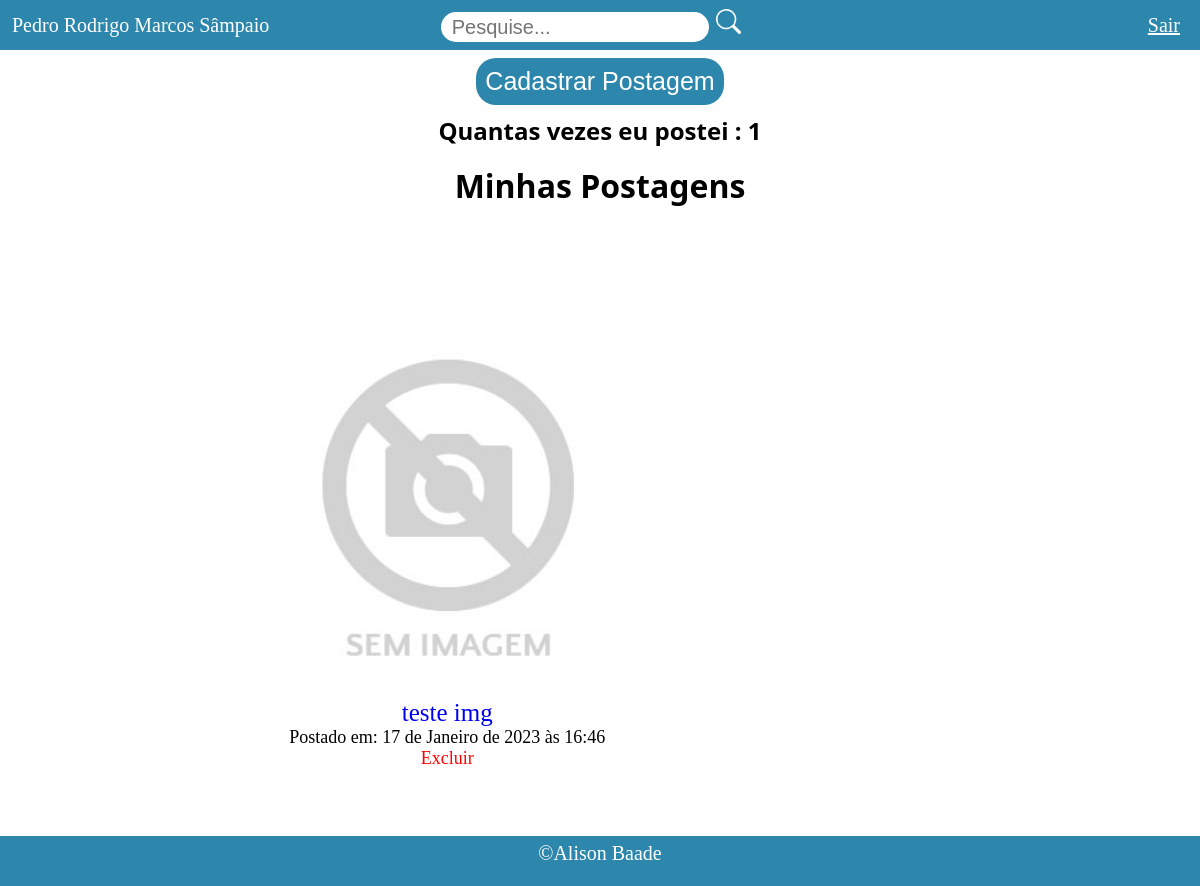
The app's page /posts/home/ (signed in), older data.
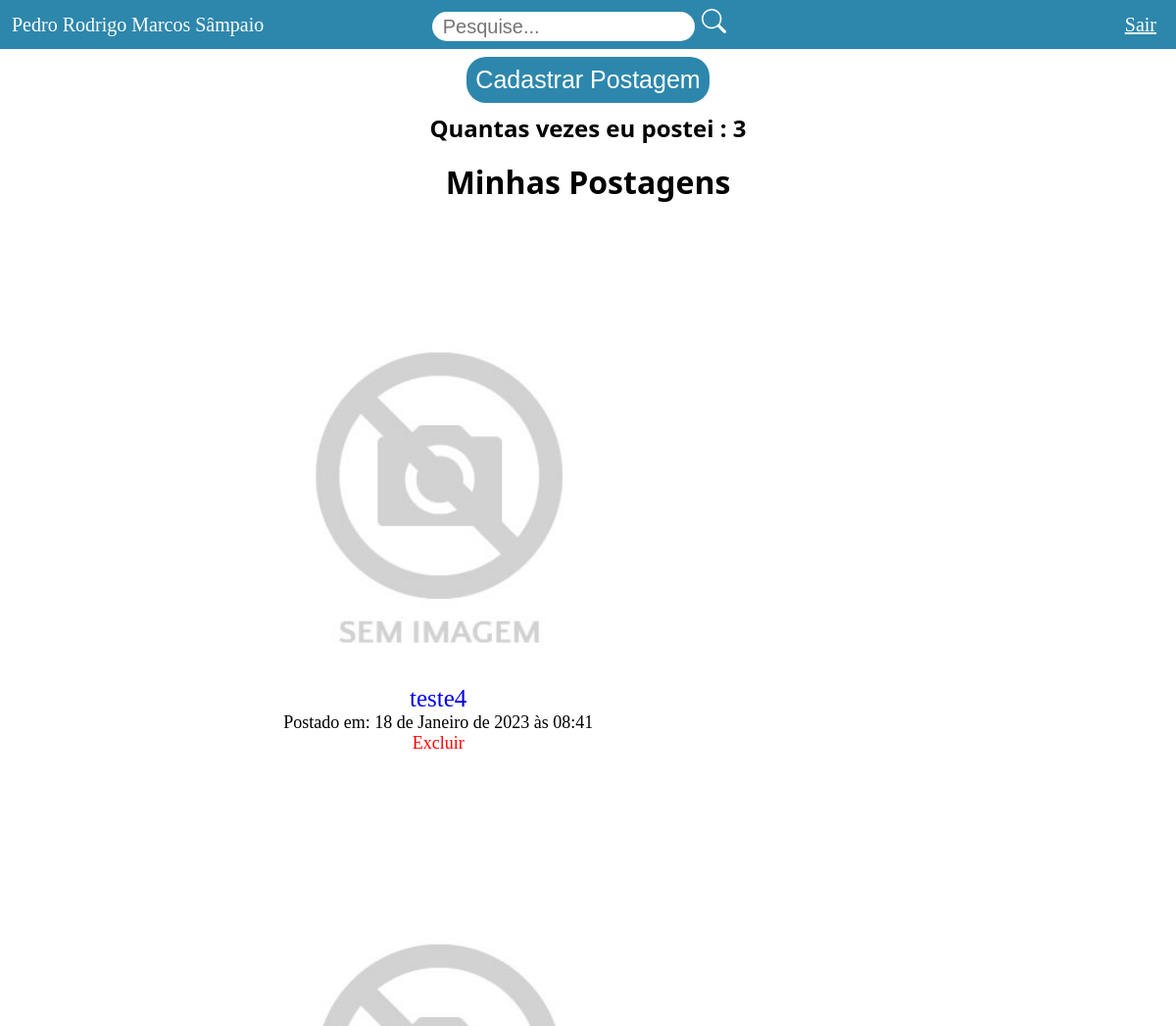
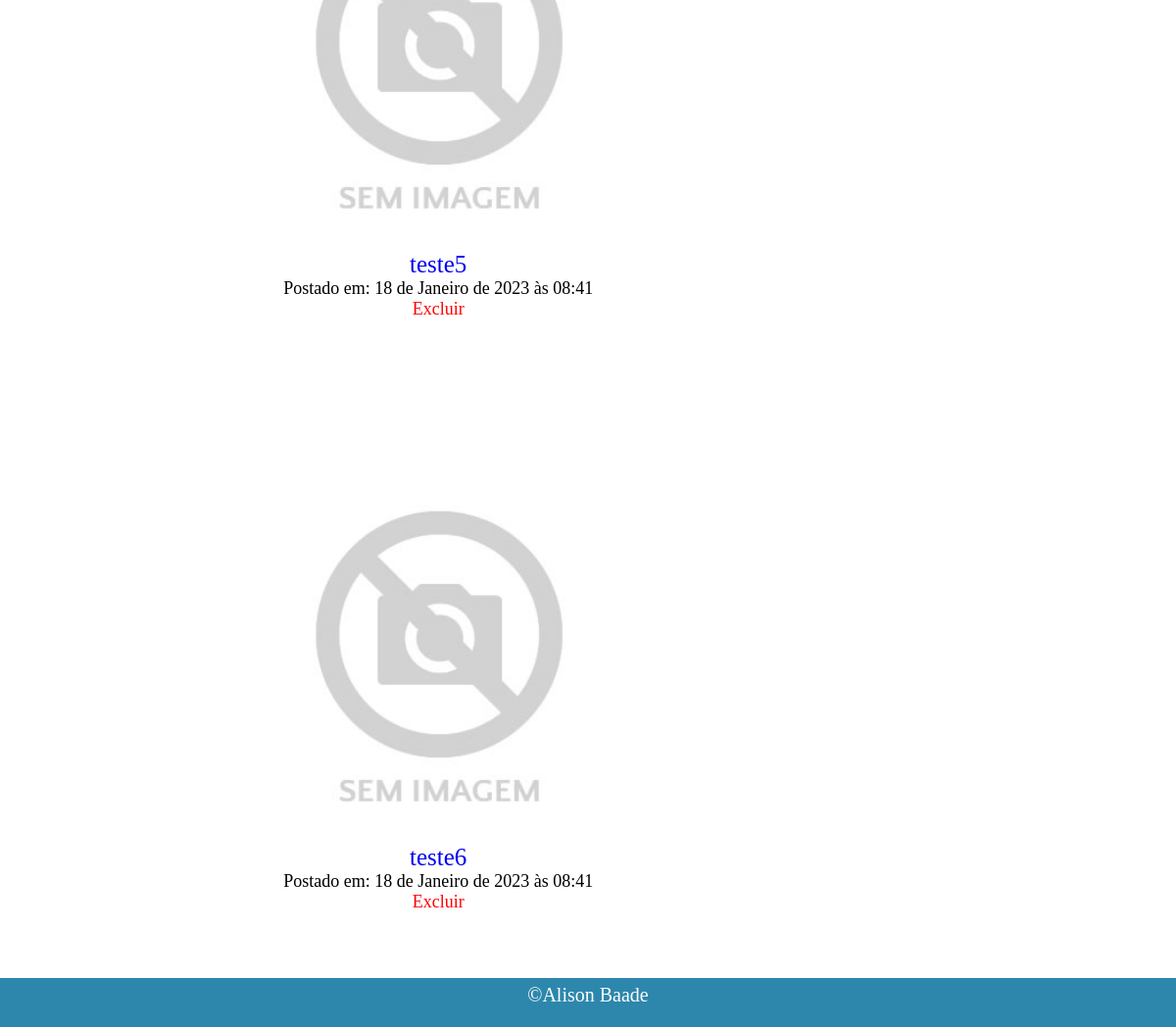
The same page, newer data (2 pictures, top to bottom).
### perfilUser/models.py (models this page shows)
class Usuario(models.Model):
    nivel_acesso = (
        ('AD', 'Administrador'),
        ('AU', 'Autor'),
        ('CO', 'Comum')
    )
    sexo = (
        ('M', 'Masculino'),
        ('F', 'Feminio')
    )
    nome = models.CharField(max_length=50)
    email = models.EmailField()
    tipo = models.CharField(max_length=2, choices=nivel_acesso,)
    senha = models.CharField(max_length=64)
    data_nascimento = models.DateField(blank=True, null=True)
    sexo_usuario = models.CharField(max_length=1,choices=sexo, default=sexo[0], blank=True, null=True)
    class Meta:
        ordering = ['nome']
    def __str__(self):
        return self.nome

### Postagem/models.py (models this page shows, shortened)
class Post(models.Model):
    imagem = models.ImageField(upload_to='img_principal', default='img_principal/sem-img.jpg')
    titulo = models.CharField(max_length=100)
    categoria = models.ForeignKey(Categoria, on_delete=models.CASCADE)
    autor = models.ForeignKey(Usuario, on_delete=models.CASCADE)
    data_cadastro = models.DateTimeField(default=datetime.now, null=True)
    conteudo = models.TextField(max_length=1000)

### Postagem/views.py (the view)
# urls.py: path('home/', views.home, name='home'),
def home(request):
        usuario_req = request.session.get('usuario')
        usuario = Usuario.objects.filter(id=usuario_req).first()
        usuario_logado = usuario
        post = Post.objects.filter(autor=usuario)
        qnt_post = post.count()
        if usuario.tipo == 'AU' :
            return render(request, 'home.html',{'usuario_logado' : usuario_logado,
                                                'usuario_autor' : usuario,
                                                'post': post,
                                                'qnt_post' : qnt_post})
        else:
            return HttpResponse('Você não tem acesso a esta parte')

### Postagem/templates/home.html (shortened to what this page needs)
<body>
    {% include 'header.html' %}
    <div class="body-conf">
        <div class="d-flex flex-dir alg-itens-center btn-margin-top">
            <a class="text-decoration a-cad-post font-sans" href="{% url 'cadastrar_post' %}">Cadastrar Postagem</a>
            <h2 class="h1-font">Quantas vezes eu postei : {{ qnt_post }}</h2>
        </div>
        <div class="d-flex jus-cont-center div-h1">
            <h1 class="h1-font">Minhas Postagens</h1>
        </div>
        <section class="d-flex flex-wrap flex-dir-unset">
            {% for post in post %}
            <div class="div-post">
                <img style="width: 400px;" src="{{post.imagem.url}}">
                <div class="d-flex flex-dir alg-itens-center font-a">
                    <a class="text-decoration a-titulo" href="{% url 'edit_post' post.id %}">{{ post.titulo }}</a>
                    <p>Postado em: {{post.data_cadastro}}</p>
                    <a class="text-decoration btn-excluir" href="{% url 'excluir_post' post.id %}" id="{{post.id}}">Excluir</a>
                </div>
            </div>
            {% endfor %}
        </section>
    </div>
    {% include 'footer.html' %}
</body>

### templates/header.html (shortened to what this page needs)
{% load static %}
<!DOCTYPE html>
<html lang="pt-br">
<head>
    <link rel="stylesheet" href="{% static 'perfilUser/css/style.css' %}">
</head>
<header>
    <nav class="nav-header width-100 d-flex flex-dir-initial jus-cont-between alg-itens-center">
        <div class="div-nome-us">
            <p class="input-usuario">{{usuario_logado}}</p>
        </div>
        <div class="div-search">
            <div class="width-100">
                <form method="GET" id="search-form">
                    <input placeholder="Pesquise..." class="input-search" type="text" id="search" name="search" value="{{request.GET.search}}">
                </form>
            </div>
        </div>
        <div class="div-sair">
            <a class="input-sair" href="{% url 'logout' %}">Sair</a>
        </div>
    </nav>
</header>

### templates/footer.html (shortened to what this page needs)
{% load static %}
<footer>
    <div class="div-footer width-100 d-flex jus-cont-center">
        <p class="p-footer">&copy;Alison Baade</p>
    </div>
</footer>
</html>

### perfilUser/static/perfilUser/css/style.css (style rules this page uses)
* { margin: 0; padding: 0; }
.flex-dir { flex-direction: column; }
.flex-dir-unset { flex-direction: unset; }
.flex-dir-initial { flex-direction: initial; }
.alg-itens-center { align-items: center; }
.d-flex { display: flex; }
.flex-wrap { flex-wrap: wrap; }
.jus-cont-center { justify-content: center; }
.jus-cont-between { justify-content: space-between; }
.cursor-pointer { cursor: pointer; }
.text-decoration { text-decoration: none; }
.body-conf { background-color: #ffffff; margin-left: 15%; margin-right: 15%; }
.width-100 { width: 100%; }
.nav-header { background-color: #2d87ac; height: 50px; }
.div-search { width: 28%; }
.div-nome-us { width: 32%; margin-left: 1%; }
.div-sair { width: 32%; text-align: end; }
.input-search { height: 30px; margin: 0.8%; width: 80%; border: 1px solid transparent; border-radius: 20px; font-size: 20px; padding: 10px; }
.icon-src { width: 25px; height: 25px; margin-top: 1%; color: #ffffff; }
.input-sair { color: #ffffff; font-size: 20px; margin-right: 20px; }
.input-usuario { font-size: 20px; color: #ffffff; margin-right: 12%; }
.div-footer { background-color: #2d87ac; height: 50px; }
.p-footer { color: #ffffff; font-size: 20px; margin-top: 0.5%; }
.font-a { font-size: 18px; }
.div-h1 { margin-top: 2%; margin-bottom: 3%; }
.h1-font { font-family: system-ui; }
.a-cad-post { font-size: 25px; background-color: #2d87ac; color: #ffffff; border: 1px solid transparent; border-radius: 20px; padding: 8px; margin-bottom: 1%; }
.font-sans { font-family: sans-serif; }
.div-post { margin: 8%; }
.btn-excluir { color: red; }
.a-titulo { font-size: 25px; }
.btn-margin-top { margin-top: 1%; }

Row changes from the older to the newer data that the page shows:
removed Post: imagem (picture), titulo "teste img", data_cadastro "17 de Janeiro de 2023 às 16:46"
added Post: imagem (picture), titulo "teste4", data_cadastro "18 de Janeiro de 2023 às 08:41"
added Post: imagem (picture), titulo "teste5", data_cadastro "18 de Janeiro de 2023 às 08:41"
added Post: imagem (picture), titulo "teste6", data_cadastro "18 de Janeiro de 2023 às 08:41"
Text that changed along with them:
{{ qnt_post }}: "1" → "3"
